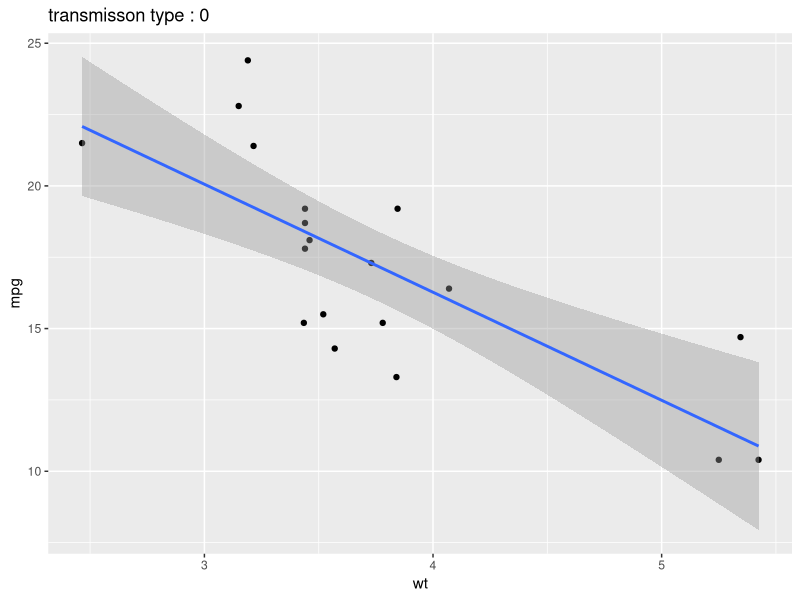
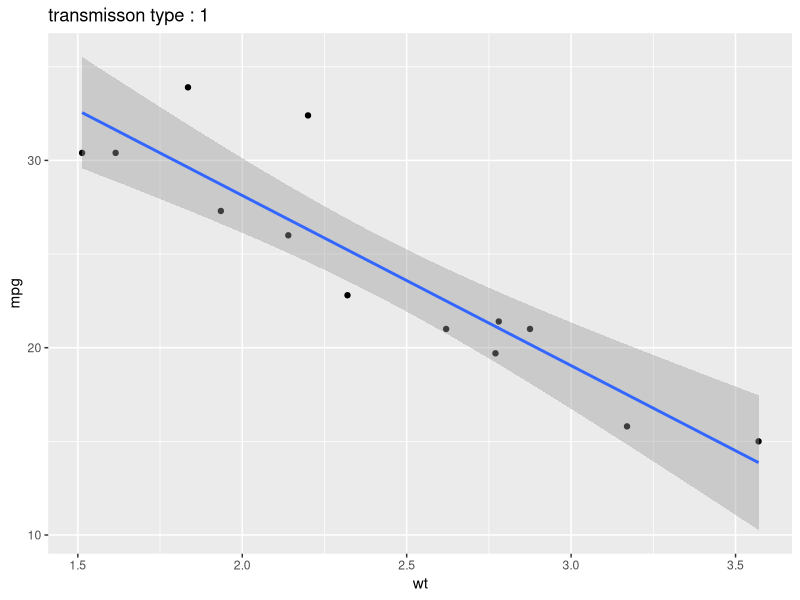

Generate these figures, in order, with R:
## ---- chunk 1
library(tidyverse)
library(plyr)
data(mtcars)

mtcars %>%
  select(mpg, wt, am) %>%
  ddply(.variables = .(am2 = factor(am)), .fun = scale) %>%
  mutate(am = am2) %>%
  select(-am2) %>%
  head()

## ---- chunk 2
drawplot <- function(df) {
  ggplot(df, aes(x = wt, y = mpg)) + 
    geom_point() +
    geom_smooth(method = "lm") +
    labs(title = paste("transmisson type :",unique(df$am)))
}

mtcars %>%
  d_ply(.variable = .(am), .fun = drawplot, .print = TRUE)


